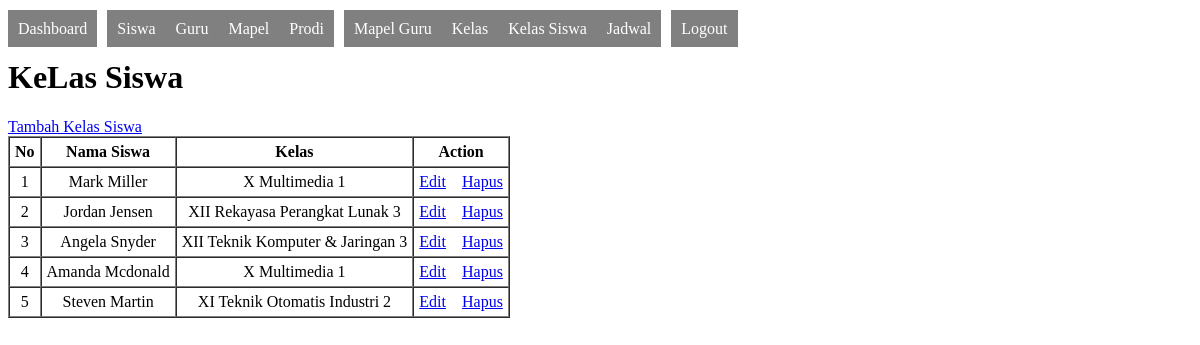
Screenshot of /admin/kelas_siswa.php with the database file from the repository.
### tables this page shows
CREATE TABLE `kelas_siswa` (
  `id_ks` int(11) NOT NULL AUTO_INCREMENT,
  `nis` varchar(10) NOT NULL,
  `kode_kelas` int(11) NOT NULL,
  `sts_ks` int(1) NOT NULL,
  PRIMARY KEY (`id_ks`),
  KEY `nis` (`nis`),
  KEY `kode_kelas` (`kode_kelas`),
  CONSTRAINT `kelas_siswa_ibfk_1` FOREIGN KEY (`nis`) REFERENCES `siswa` (`nis`),
  CONSTRAINT `kelas_siswa_ibfk_2` FOREIGN KEY (`kode_kelas`) REFERENCES `kelas` (`kode_kelas`)
);

CREATE TABLE `siswa` (
  `nis` varchar(10) NOT NULL,
  `nama_siswa` varchar(50) NOT NULL,
  `alamat_siswa` text NOT NULL,
  `sts_siswa` int(1) NOT NULL,
  PRIMARY KEY (`nis`)
);

CREATE TABLE `kelas` (
  `kode_kelas` int(11) NOT NULL AUTO_INCREMENT,
  `kode_prodi` varchar(5) NOT NULL,
  `kelas` varchar(3) NOT NULL,
  `ket` varchar(1) NOT NULL,
  `sts_kelas` int(1) NOT NULL,
  PRIMARY KEY (`kode_kelas`),
  KEY `kode_prodi` (`kode_prodi`),
  CONSTRAINT `kelas_ibfk_1` FOREIGN KEY (`kode_prodi`) REFERENCES `prodi` (`kode_prodi`)
);

CREATE TABLE `prodi` (
  `kode_prodi` varchar(5) NOT NULL,
  `nama_prodi` text NOT NULL,
  `sts_prodi` int(1) NOT NULL,
  PRIMARY KEY (`kode_prodi`)
);

### config/lib.php (called while the page is built, shortened)
<?php
class database
{
    private $dbhost = "localhost";
    private $dbuser = "root";
    private $dbpass = "";
    private $dbname = "smkindog_reborn";
    private $dbport = "3306";
    function __construct()
    {
        $this->do = new mysqli($this->dbhost, $this->dbuser, $this->dbpass, $this->dbname, $this->dbport);
    }
}
$db = new database();
function executeSQL($sql)
{
    global $db;
    $q = $db->do->query($sql);
    if (!$q) {
        echo sprintf("<br/><hr/><b>Something Error: </b> %s", $db->do->error);
        echo "<br/> <a href='$_SERVER[REQUEST_URI]'>Reload</a>";
        die("<br/>CEK SQL, FIELD, DATA NYA !!");
    } else {
        return $q;
    }
}
?>

### admin/kelas_siswa.php (the view, shortened to what this page needs)
<?php
include("../config/lib.php");
$sql = "SELECT * FROM kelas_siswa NATURAL JOIN siswa NATURAL JOIN kelas NATURAL JOIN prodi WHERE sts_ks = 1 AND sts_siswa = 1 AND sts_kelas = 1 AND sts_prodi = 1";
$q = executeSQL($sql);
?>
<!DOCTYPE html>
<html lang="en">
<head>
</head>
<body>
    <?php include("dist_nav.php") ?>
    <h1>KeLas Siswa</h1>
    <a href="kelas_siswa_add.php">Tambah Kelas Siswa</a>
    <br />
    <table border="1" cellpadding="5" cellspacing="0">
        <thead>
            <th>No</th>
            <th>Nama Siswa</th>
            <th>Kelas</th>
            <th>Action</th>
        </thead>
        <tbody>
            <?php
            foreach ($q as $k => $v) {
                $no = $k + 1;
                $idks = $v["id_ks"];
                $kelas = $v["kelas"];
                $nama = $v["nama_prodi"];
                $ket = $v["ket"];
                $gabung = $kelas . " " . $nama . " " . $ket;
                $siswa = $v["nama_siswa"];
                ?>
            <tr style="text-align:center">
                <td><?php echo $no ?></td>
                <td><?php echo $siswa ?></td>
                <td><?php echo $gabung ?></td>
                <td>
                    <a href="kelas_siswa_edit.php?kode=<?php echo $idks ?>">Edit</a>
                    <a href="?aksi=hapus&kode=<?php echo $idks ?>">Hapus</a>
                </td>
            </tr>
            <?php
        } ?>
        </tbody>
    </table>
</body>
</html>

### rows the page displays
kelas_siswa: no "1", nis.nama_siswa "Mark Miller", kode_kelas.ket "X Multimedia 1"
kelas_siswa: no "2", nis.nama_siswa "Jordan Jensen", kode_kelas.ket "XII Rekayasa Perangkat Lunak 3"
kelas_siswa: no "3", nis.nama_siswa "Angela Snyder", kode_kelas.ket "XII Teknik Komputer & Jaringan 3"
kelas_siswa: no "4", nis.nama_siswa "Amanda Mcdonald", kode_kelas.ket "X Multimedia 1"
kelas_siswa: no "5", nis.nama_siswa "Steven Martin", kode_kelas.ket "XI Teknik Otomatis Industri 2"
